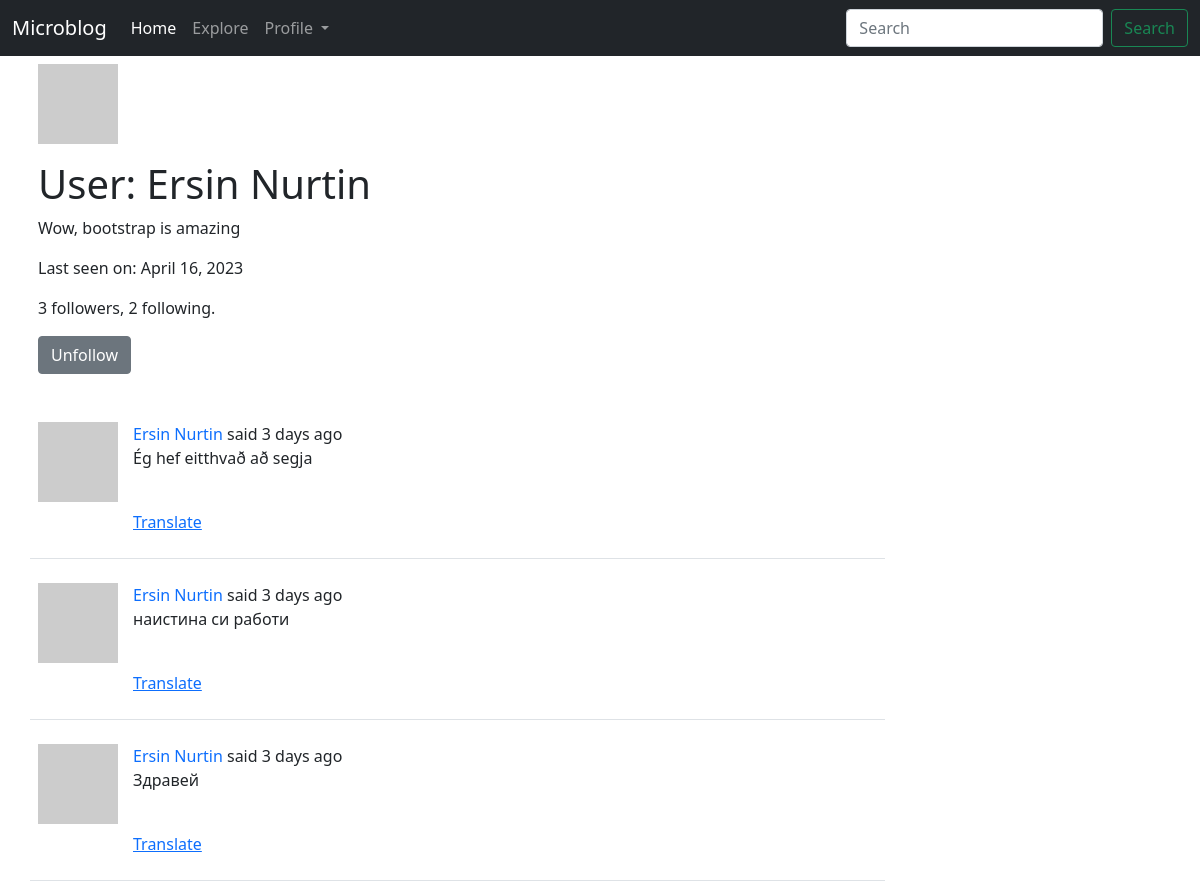
The app's page /user/Ersin Nurtin (signed in, upper part), older data.
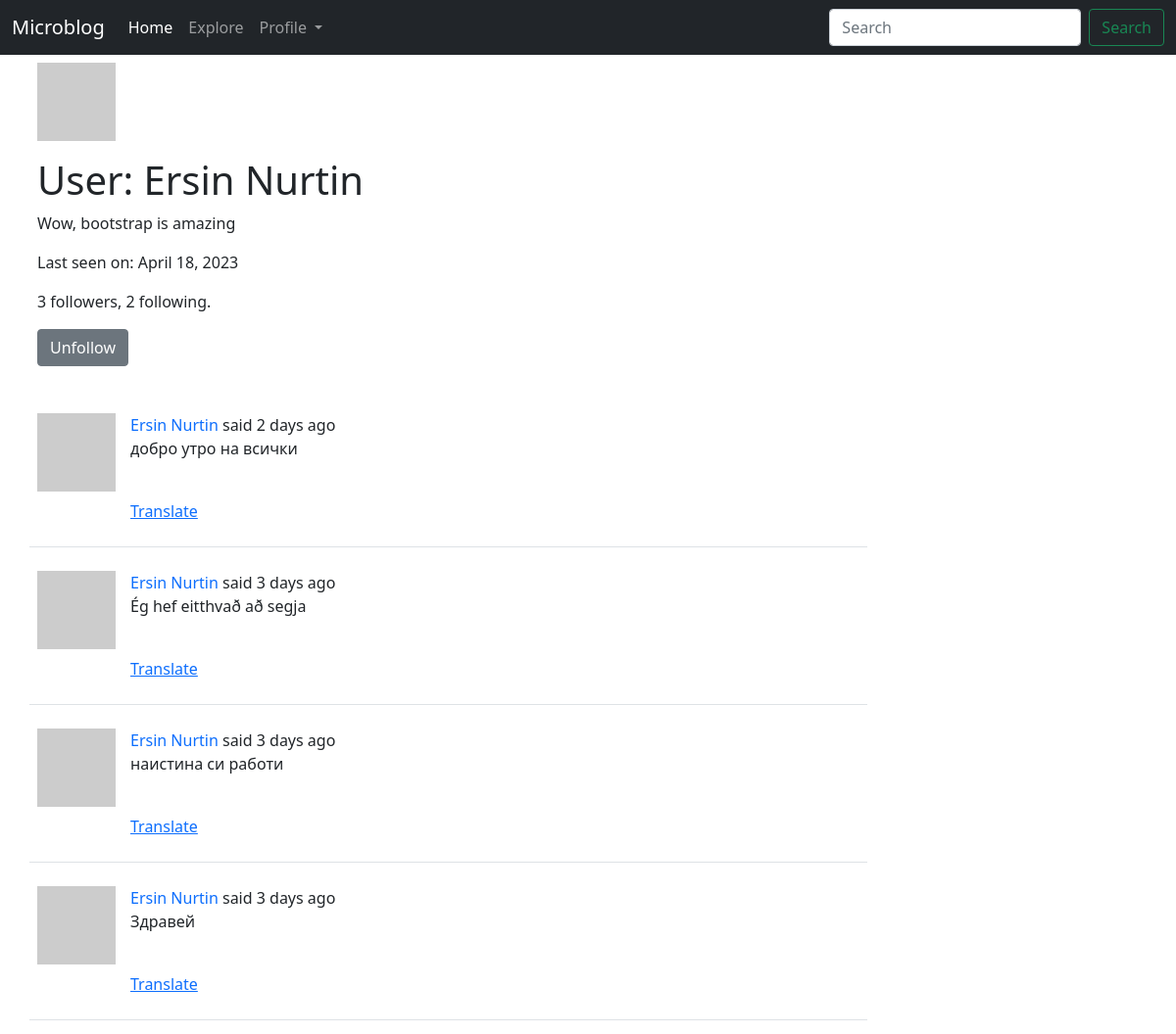
The same page, newer data.
### app/models.py (models this page shows, shortened)
class User(UserMixin, db.Model):
	id = db.Column(db.Integer, primary_key=True)
	username = db.Column(db.String(64), index=True, unique=True)
	email = db.Column(db.String(120), index=True, unique=True)
	password_hash = db.Column(db.String(128))
	about_me = db.Column(db.String(140))
	last_seen = db.Column(db.DateTime, default=datetime.utcnow())
	posts = db.relationship('Post', backref='author', lazy='dynamic')
	followed = db.relationship(
		'User', secondary=followers,
		primaryjoin=(followers.c.follower_id == id),
		secondaryjoin=(followers.c.followed_id == id),
		backref=db.backref('followers', lazy='dynamic'), lazy='dynamic')
	def avatar(self, size):
		digest = md5(self.email.lower().encode('utf-8')).hexdigest()
		return f"https://www.gravatar.com/avatar/{digest}?d=identicon&s={size}"
	def is_following(self, user):
		return self.followed.filter(followers.c.followed_id == user.id).count() > 0

class SearchableMixin:
	@classmethod
	def before_commit(cls, session):
		session._changes = {
			'add': list(session.new),
			'update': list(session.dirty),
			'delete': list(session.deleted)
		}
	@classmethod
	def after_commit(cls, session):
		for obj in session._changes['add']:
			if isinstance(obj, SearchableMixin):
				add_to_index(obj.__tablename__, obj)
		for obj in session._changes['update']:
			if isinstance(obj, SearchableMixin):
				add_to_index(obj.__tablename__, obj)
		for obj in session._changes['delete']:
			if isinstance(obj, SearchableMixin):
				remove_from_index(obj.__tablename__, obj)
		session._changes = None

class Post(SearchableMixin, db.Model):
	__searchable__ = ['body']
	id = db.Column(db.Integer, primary_key=True)
	body = db.Column(db.String(140))
	timestamp = db.Column(db.DateTime, index=True, default=datetime.utcnow)
	user_id = db.Column(db.Integer, db.ForeignKey('user.id'))
	language = db.Column(db.String(5))

### app/main/routes.py (the view)
@bp.route('/user/<username>')
@login_required
def user(username):
	user_ = User.query.filter_by(username=username).first_or_404()
	form = EmptyForm()
	page = request.args.get('page', 1, type=int)
	posts = user_.posts.order_by(Post.timestamp.desc()).paginate(
		page=page, per_page=current_app.config['POSTS_PER_PAGE'], error_out=False)
	next_url = url_for('main.user', username=user_.username, page=posts.next_num) if posts.has_next else '#'
	prev_url = url_for('main.user', username=user_.username, page=posts.prev_num) if posts.has_prev else '#'
	return render_template('user.html', user=user_, posts=posts.items, form=form, next_url=next_url, prev_url=prev_url)

### app/main/forms.py
class SearchForm(FlaskForm):
	q = StringField(_l('Search'), validators=[DataRequired()])
	s = SubmitField(_l('Search'))
	def __init__(self, *args, **kwargs):
		if 'formdata' not in kwargs:
			kwargs['formdata'] = request.args
		if 'meta' not in kwargs:
			kwargs['meta'] = {'csrf': False}
		super(SearchForm, self).__init__(*args, **kwargs)

class EmptyForm(FlaskForm):
	submit = SubmitField(_l('Submit'))

### app/__init__.py (called while the page is built)
def get_locale():
	user = getattr(g, 'user', None)
	if user is not None:
		return user.locale
	return request.accept_languages.best_match(current_app.config['LANGUAGES'])

### app/main/routes.py (called while the page is built)
@bp.before_app_request
def before_request():
	if current_user.is_authenticated:
		current_user.last_seen = datetime.utcnow()
		db.session.commit()
		g.search_form = SearchForm()
	g.locale = str(get_locale())

### app/models.py (called while the page is built)
@login.user_loader
def load_user(user_id):
	return User.query.get(int(user_id))

### app/templates/user.html (shortened to what this page needs)
{% extends "layout.html" %}
{% block content %}
<div class="container">
    <table class="table table-borderless">
        <tr class="row">
            <td>
                <img src="{{ user.avatar(128) }}" alt="user image"/>
            </td>
            <td>
                <h1>{{ _('User') }}: {{ user.username }}</h1>
                {% if user.about_me %}<p>{{ user.about_me }}</p>{% endif %}
                {% if user.last_seen %}<p>{{ _('Last seen on') }}: {{ moment(user.last_seen).format('LL') }}</p>{% endif %}
                <p>{{ user.followers.count() }} {{ _('followers') }}, {{ user.followed.count() }} {{ _('following') }}.</p>
                {% if user == current_user %}
                <p><a style="text-decoration: none" href="{{ url_for('main.edit_profile') }}">{{ _('Edit Profile') }}</a></p>
                {% else %}
                <p>
                    <form action="{{ url_for('main.unfollow', username=user.username) }}" method="post">
                        {{ form.submit(class_='btn btn-secondary', value='Unfollow') }}
                    </form>
                {% endif %}
                </p>
            </td>
        </tr>
    </table>
</div>
    {% for post in posts %}
        {% include '_post.html' %}
    {% endfor %}
{% endblock content %}

### app/templates/layout.html (shortened to what this page needs)
<!DOCTYPE html>
<html lang="en">
  <head>
      <link href="https://cdn.jsdelivr.net/npm/bootstrap@5.1.3/dist/css/bootstrap.min.css" rel="stylesheet">
  </head>
  <body>
    <nav class="navbar navbar-expand-lg navbar-dark bg-dark">
      <div class="container-fluid">
        <a class="navbar-brand" href="{{ url_for('main.index') }}">Microblog</a>
        <div class="collapse navbar-collapse" id="navbarSupportedContent">
          <ul class="navbar-nav me-auto mb-2 mb-lg-0">
            <li class="nav-item">
              <a class="nav-link active" aria-current="page" href="{{ url_for('main.index') }}">{{ _('Home') }}</a>
            </li>
            {% if current_user.is_anonymous %}
            <li class="nav-item">
              <a class="nav-link" href="{{ url_for('main.explore') }}">{{ _('Explore') }}</a>
            </li>
            <li class="nav-item">
              <a class="nav-link" href="{{ url_for('auth.login') }}">{{ _('Login') }}</a>
            </li>
            {% else %}
            <li class="nav-item">
              <a class="nav-link" href="{{ url_for('main.explore') }}">{{ _('Explore') }}</a>
            </li>
            <li class="nav-item dropdown">
              <a class="nav-link dropdown-toggle" href="{{ url_for('main.user', username=current_user.username) }}" id="navbarDropdown" role="button" data-bs-toggle="dropdown" aria-expanded="false">
                {{ _('Profile') }}
              </a>
            </li>
            {% endif %}
          </ul>
          {% if g.search_form %}
              <form class="d-flex" role="search" action="{{ url_for('main.search') }}" method="get">
                {{ g.search_form.q(size=20, class_="form-control me-2", type="search", placeholder=g.search_form.q.label.text) }}
                {{ g.search_form.s(class_="btn btn-outline-success", type='submit', placeholder=g.search_form.s.text) }}
              </form>
          {% endif %}
        </div>
      </div>
    </nav>
    {% block content %} {% endblock content %}
  </body>
</html>

### app/templates/_post.html (shortened to what this page needs)
<div class="container">
    <table class="table table-hover">
      <tr class="row">
        <td class="col-1"><a href="{{ url_for('main.user', username=post.author.username) }}"><img src=" {{ post.author.avatar(70) }}" alt="user image"/></a>
        <td class="col-8">
          {{ _('%(username)s said %(when)s', username=user_link, when=moment(post.timestamp).fromNow()) }}
          <br>
          <p class="text-body"><span id="post{{ post.id }}">{{ post.body }}</span></p>
          {% if post.language and post.language != g.locale %}
            <br>
                <p><span id="translation{{ post.id }}">
                    <a href="javascript:translate(
                                '#post{{ post.id }}',
                                '#translation{{ post.id }}',
                                '{{ post.language }}',
                                '{{ g.locale }}');">{{ _('Translate') }}</a>
                </span></p>
          {% endif %}
        </td>
      </tr>
    </table>
</div>

Row changes from the older to the newer data that the page shows:
changed User "Ersin Nurtin": last_seen "April 16, 2023" → "April 18, 2023"
added Post: body "добро утро на всички"
